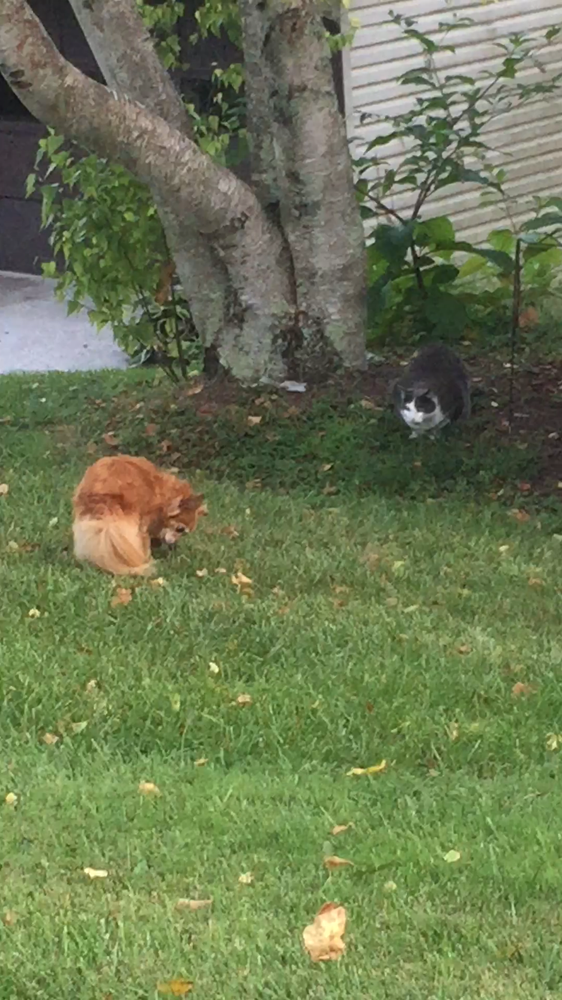
#> input picture Vision/images/catImages/cat.png, 562 x 1000 px, shrunk from 750 x 1334 before the run, found by its file name
$ python Detect_color.py
#> lines starting #> are read from the running program, lines starting #| are printed output that depends on the picture; after the words box and inside, x2 and y2 are one past the last pixel; in counts of white or black regions, pixels touching at a corner belong together
import cv2
import numpy as np

img = cv2.imread('/home/and3212/Desktop/Code/FRC/Vision/cat.png')
#> img is the input picture: shape (1000, 562, 3); mean B, G, R 83, 120.6, 108.3

while(1):

        # Converts the BGR to HSV
        hsv = cv2.cvtColor(img, cv2.COLOR_BGR2HSV)
#> hsv: shape (1000, 562, 3); mean H, S, V 42, 82.8, 123.2

        # Defines the range of colors
        lower_blue = np.array([0,50,50])
        upper_blue = np.array([255,255,255])

        lower_red = np.array([50,50,0])
        upper_red = np.array([255,255,255])

        lower_green = np.array([50,0,50])
        upper_green = np.array([255,255,255])

        # Threshold the HSV image to get different colors
        b_mask = cv2.inRange(hsv, lower_blue, upper_blue)
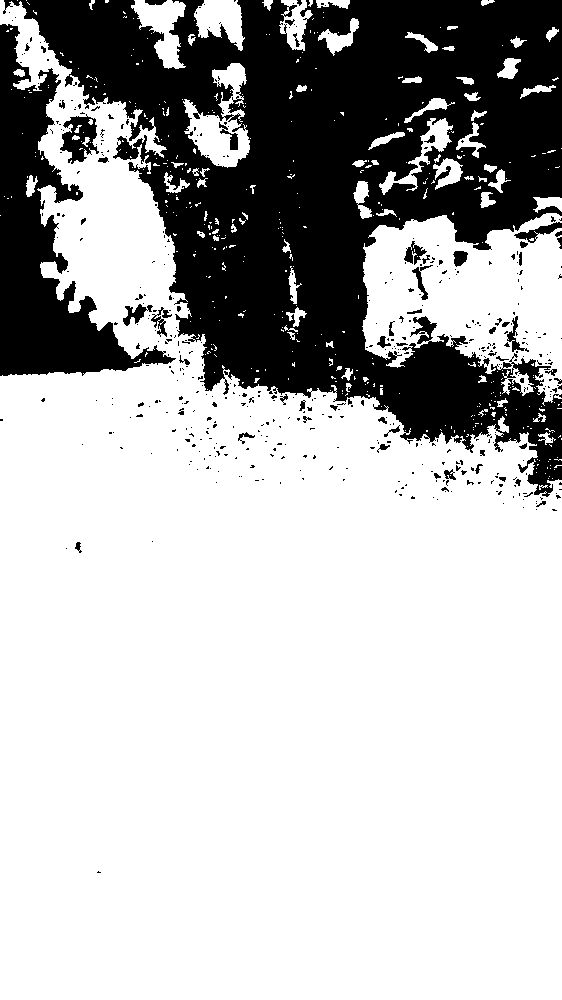
#> b_mask: shape (1000, 562); 71.6% white; 482 black regions (426 under 20 px), largest, box (x1, y1, x2, y2) and area: (3, 0, 562, 497) 132330, (0, 24, 176, 376) 20944, (60, 114, 99, 164) 1057
        g_mask = cv2.inRange(hsv, lower_green, upper_green)
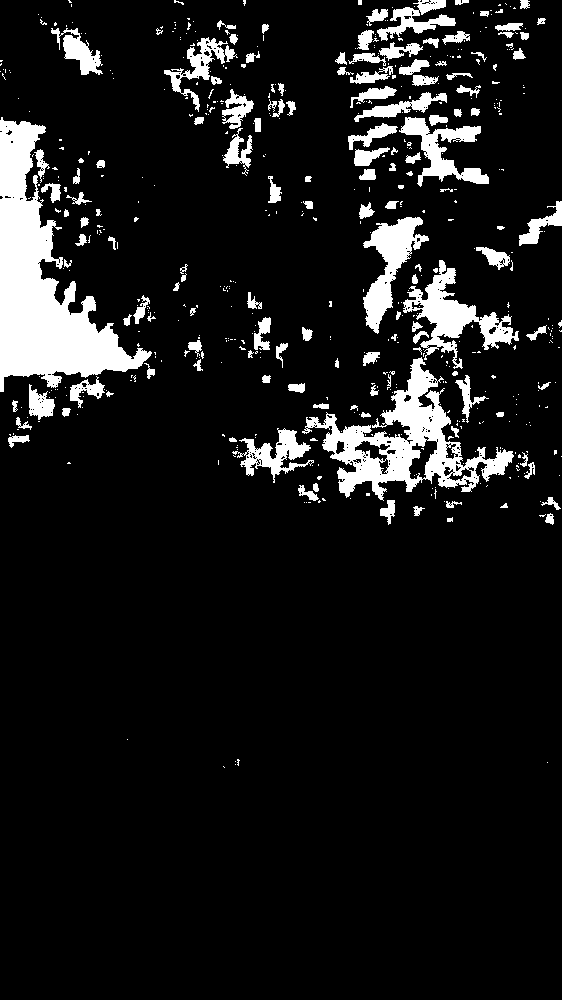
#> g_mask: shape (1000, 562); 10% white; 558 white regions (418 under 20 px), largest, box (x1, y1, x2, y2) and area: (0, 117, 152, 392) 16240, (302, 357, 514, 501) 8990, (403, 260, 519, 369) 3670
        r_mask = cv2.inRange(hsv, lower_red, upper_red)
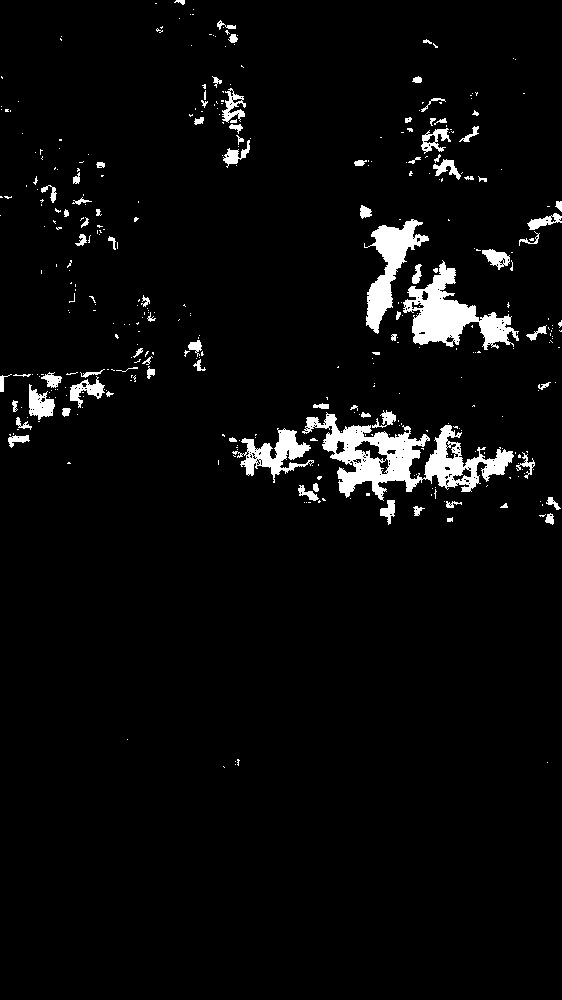
#> r_mask: shape (1000, 562); 4.1% white; 381 white regions (297 under 20 px), largest, box (x1, y1, x2, y2) and area: (302, 412, 514, 501) 6728, (403, 260, 519, 350) 3989, (364, 219, 429, 334) 2613

        # Bitwise and mask of original frame (3 total)
#> (the run stopped early here; a loop or call above may not have finished)
